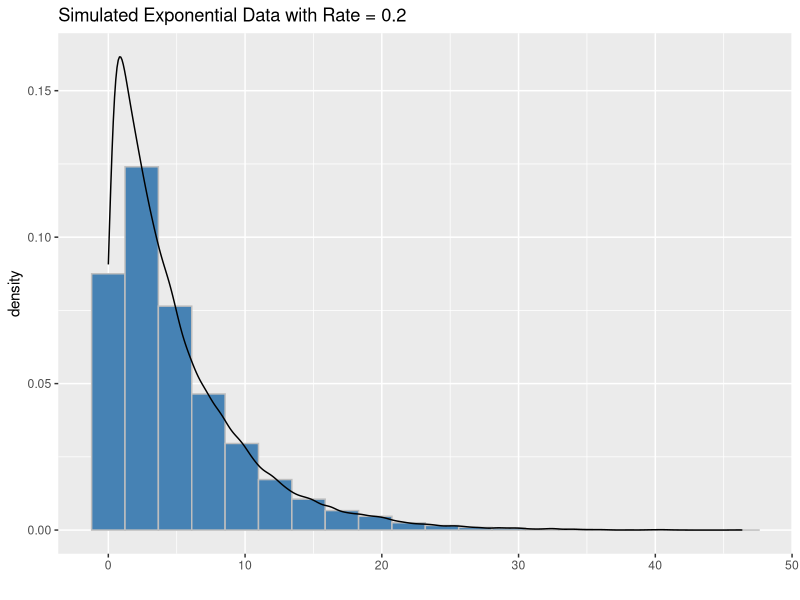
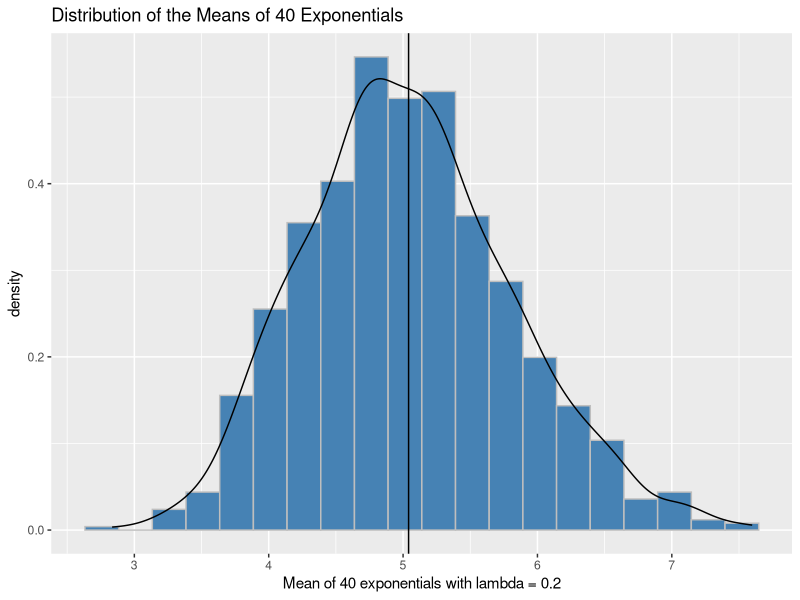
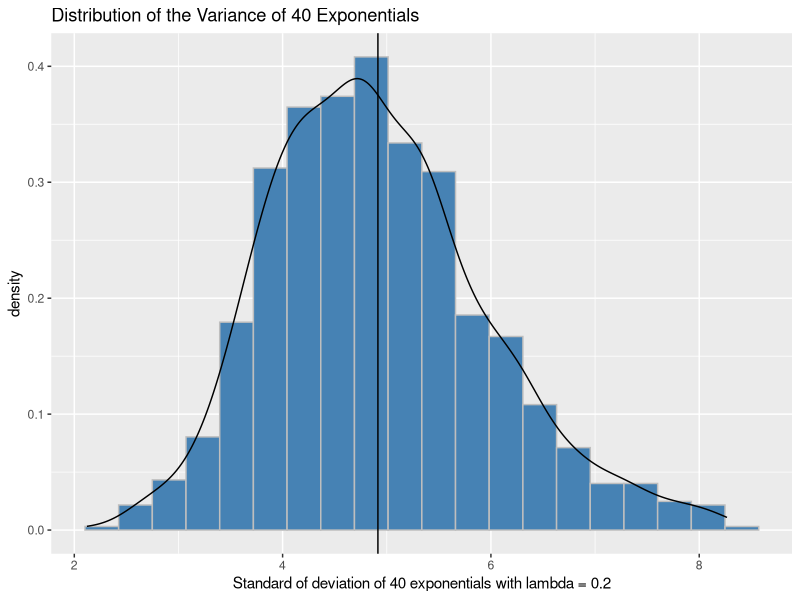
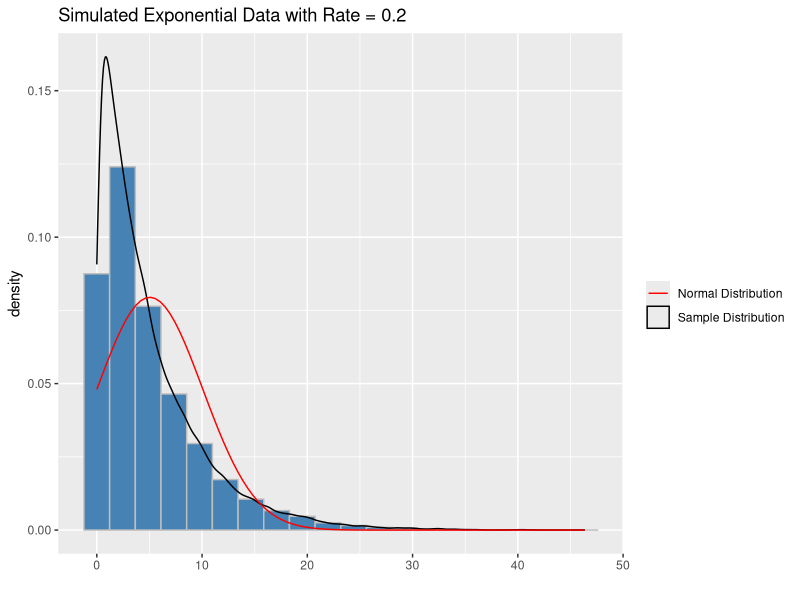
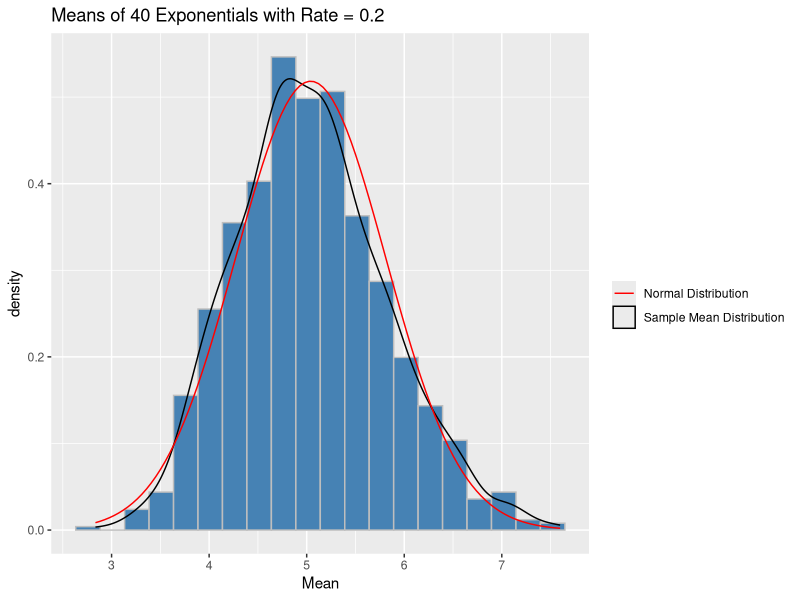

The R script that drew these images, in order:
## ---- chunk 1
knitr::opts_chunk$set(echo = TRUE)
## ---- chunk 2
lambda <- 0.2
sample <- rexp(40*1000, rate = lambda)
samplemat <- matrix(sample, nrow = 1000, ncol = 40)

## ---- chunk 3
library(ggplot2)
ggplot() +
        geom_histogram(aes(sample, y = ..density..), color = "grey",
                       fill = "steelblue", bins = 20)+
        geom_density(aes(sample)) +
        xlab("") +
        ggtitle("Simulated Exponential Data with Rate = 0.2")
## ---- chunk 4
samplemeans <- rowMeans(samplemat)
samplemean <- round(mean(samplemeans), 3)
theorymean <- 1/lambda
ggplot()+
        geom_histogram(aes(samplemeans, y = ..density..), color = "grey", 
                       fill = "steelblue", bins = 20) +
        geom_vline(xintercept = samplemean) +
        xlab("Mean of 40 exponentials with lambda = 0.2")+
        ggtitle("Distribution of the Means of 40 Exponentials") +
        geom_density(aes(samplemeans))

## ---- chunk 5
samplesd <- apply(samplemat, 1, sd)
meansd <- round(mean(samplesd), 3)
theorysd <- 1/lambda
ggplot()+
        geom_histogram(aes(samplesd, y = ..density..), color = "grey", 
                       fill = "steelblue", bins = 20)+
        geom_vline(xintercept = meansd) + 
        geom_density(aes(samplesd))+
        xlab("Standard of deviation of 40 exponentials with lambda = 0.2")+
        ggtitle("Distribution of the Variance of 40 Exponentials")
## ---- chunk 6
ggplot(data.frame(sample), aes(sample)) +
        geom_histogram(aes(sample, y = ..density..), color = "grey", fill = "steelblue", position = "stack", bins = 20)+
        geom_density(aes(sample, col = "Sample Distribution")) +
        stat_function(fun = dnorm, 
                      args = list(mean = samplemean, sd = sd(sample)), 
                      geom = "line", aes(col = "Normal Distribution")) + 
        xlab("") +
        scale_color_manual(values = c("red", "black"), 
                           name = "") +
        ggtitle("Simulated Exponential Data with Rate = 0.2")
## ---- chunk 7
ggplot(data.frame(samplemeans), aes(samplemeans)) +
        geom_histogram(aes(samplemeans, y = ..density..), color = "grey", fill = "steelblue", position = "stack", bins = 20)+
        geom_density(aes(samplemeans, color = "Sample Mean Distribution")) +
        stat_function(fun = dnorm, 
                      args = list(mean = samplemean, sd = sd(samplemeans)), 
                      geom = "line", aes(col = "Normal Distribution")) + 
        scale_color_manual(values = c("red", "black"),
                           name = "") +
        xlab("Mean") +
        ggtitle("Means of 40 Exponentials with Rate = 0.2")
